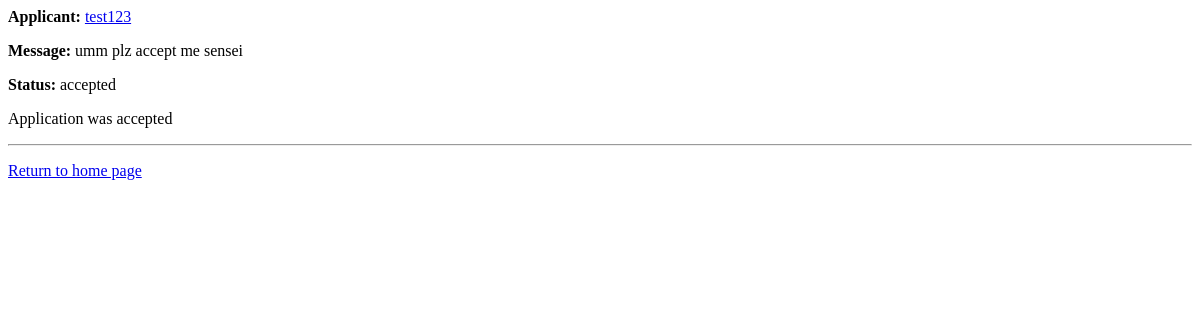
The app's page /users/job/26/applicants (signed in), older data.
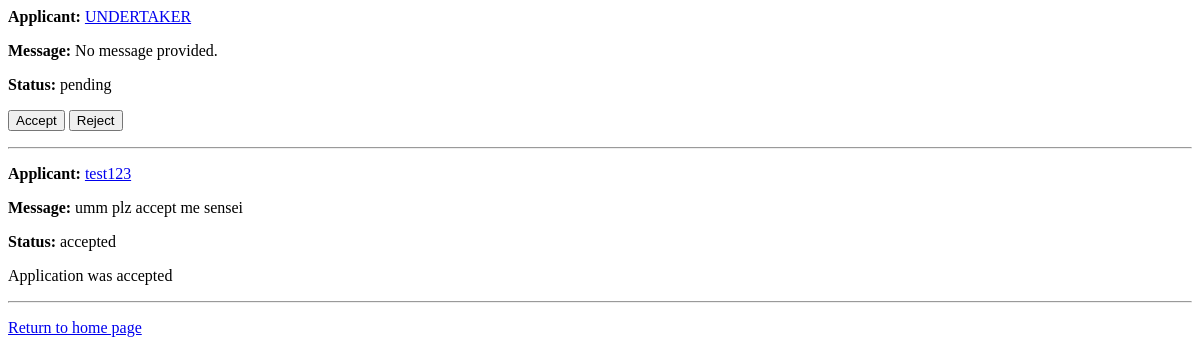
The same page, newer data.
### users/models.py (models this page shows, shortened)
class JobApplication(models.Model):
    application_status = [
        ('pending', 'Pending'),
        ('accepted', 'Accepted'),
        ('rejected', 'Rejected'),
        ('withdrawn', 'Withdrawn'),
    ]
    job = models.ForeignKey(JobListing, on_delete=models.CASCADE, related_name='applications')
    applicant = models.ForeignKey(Profile, on_delete=models.CASCADE)
    message = models.TextField(blank=True, max_length=250)
    applied_at = models.DateTimeField(auto_now_add=True)
    status = models.CharField(max_length=10, choices=application_status, default='pending')

class Profile(models.Model):
    user = models.OneToOneField(User, on_delete=models.CASCADE)
    profile_name = models.CharField(max_length=30, unique=False, blank=True, null=False)
    profile_picture = models.ImageField(upload_to='profile_pics/', blank=True, null=True)
    location = models.TextField(blank=False)
    description = models.TextField(blank=True)
    avg_review_score = models.FloatField(default=0.0)
    skills = models.TextField(blank=True)
    resume = models.FileField(upload_to='resumes/', blank=True, null=True)

### users/views.py (the view, shortened to what this page needs)
# urls.py: path('job/<int:job_id>/applicants', views.job_applicants, name='job_applicants'),
def job_applicants(request, job_id):
    job = get_object_or_404(JobListing, id=job_id)
    if request.user.profile.id != job.profile.id:
        messages.error(request, "You are not allowed to view this job's applicants.")
        return redirect('job_page')
    applications = JobApplication.objects.filter(job=job).order_by('-applied_at')
    return render(request, 'users/job_applicants.html', {
        'job': job,
        'applications': applications,
    })

### users/context_processors.py (called while the page is built)
def unread_messages(request):
    if request.user.is_authenticated:
        conversations = Conversation.objects.filter(
            messages__is_read=False
        ).exclude(messages__sender=request.user).distinct()
        count = conversations.count()
    else:
        count = 0
    return {'unread_count': count}

### users/templates/users/job_applicants.html (shortened to what this page needs)
{% for application in applications %}
    <div>
        <p>
            <strong>Applicant:</strong>
            <a href="{% url 'profile_detail' application.applicant.id %}">
                {{ application.applicant.user.username }}
            </a>
        </p>
        <p><strong>Message:</strong> {{ application.message|default:"No message provided." }}</p>
        <p><strong>Status:</strong> {{ application.status }}</p>
        {% if application.status == 'pending' %}
            <form method="post" action="{% url 'job_applicants' job.id %}">
                <button name="action" value="accepted">Accept</button>
                <button name="action" value="rejected">Reject</button>
            </form>
        {% else %}
            <p>Application was {{ application.status }}</p>
        {% endif %}
    </div>
    <hr>
{% empty %}
    <p>No applicants yet.</p>
{% endfor %}
<p><a href="/">Return to home page</a></p>

Row changes from the older to the newer data that the page shows:
added JobApplication: applicant.user.username "UNDERTAKER", message "No message provided.", status "pending"
